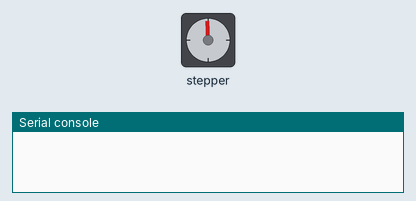
A program run on a simulated Raspberry Pi Pico running MicroPython. On the bench: stepper motor, the last lines printed to the serial console. The stepper is drawn at 200 steps a turn. At 16.6 s the program stops and its outputs stay as they are.

Above: at 0.15 s.
At 3.77 s:
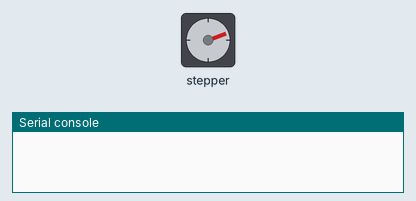
At 7.97 s:
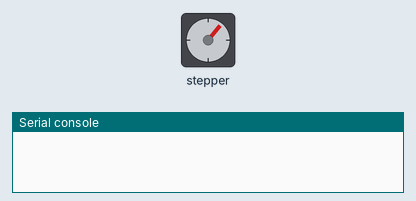
At 16.1 s:
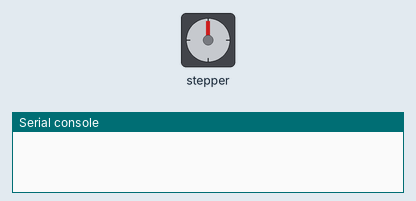
Timing chart, 0 to 17.6 s (numbered marks = the images above):
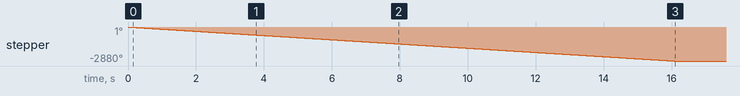

The program:

test1.py
```python
from machine import Pin
from time import sleep
base_dir = Pin(1, Pin.OUT)
base_pul = Pin(0, Pin.OUT)
def step_motor(steps, direction, delay, DIR_PIN, PUL_PIN):
    """
    Function to move the stepper motor.
    :param steps: Number of steps to move.
    :param direction: Direction (1 for CW, 0 for CCW).
    :param delay: Delay in seconds between steps.
    """
    DIR_PIN.value(direction)  # Set direction
    for _ in range(steps):
        PUL_PIN.high()  # Pulse high
        sleep(delay)
        PUL_PIN.low()  # Pulse low
        sleep(delay)
degree = 0
microstep = 800
move_degree = float(720)
direction_in = ("CW")
speed = float(1)

direction = 1
if direction_in == "CW":
    direction = 0
degree += move_degree - 2*move_degree*direction
move_degree = int((microstep*move_degree)/360)
speed = 1.005-speed
step_motor(move_degree, direction, speed, base_dir, base_pul)
print()
sleep(0.5)
```

Measured:
- by itself, stepper: turns 2880° counter-clockwise in 16.1 s
